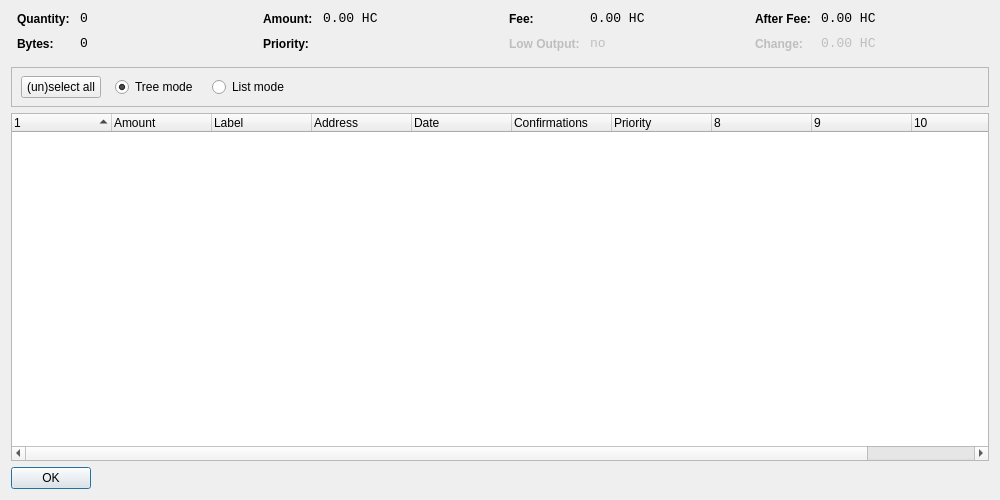
<?xml version="1.0" encoding="UTF-8"?>
<ui version="4.0">
 <class>CoinControlDialog</class>
 <widget class="QDialog" name="CoinControlDialog">
  <property name="geometry">
   <rect>
    <x>0</x>
    <y>0</y>
    <width>1000</width>
    <height>500</height>
   </rect>
  </property>
  <property name="windowTitle">
   <string>Coin Control</string>
  </property>
  <layout class="QVBoxLayout" name="verticalLayout">
   <item>
    <layout class="QHBoxLayout" name="horizontalLayoutTop" stretch="0,0,0,0">
     <property name="topMargin">
      <number>0</number>
     </property>
     <property name="bottomMargin">
      <number>10</number>
     </property>
     <item>
      <layout class="QFormLayout" name="formLayoutCoinControl1">
       <property name="horizontalSpacing">
        <number>10</number>
       </property>
       <property name="verticalSpacing">
        <number>10</number>
       </property>
       <property name="leftMargin">
        <number>6</number>
       </property>
       <property name="rightMargin">
        <number>6</number>
       </property>
       <item row="0" column="0">
        <widget class="QLabel" name="labelCoinControlQuantityText">
         <property name="styleSheet">
          <string notr="true">font-weight:bold;</string>
         </property>
         <property name="text">
          <string>Quantity:</string>
         </property>
        </widget>
       </item>
       <item row="0" column="1">
        <widget class="QLabel" name="labelCoinControlQuantity">
         <property name="font">
          <font>
           <family>Monospace</family>
           <pointsize>10</pointsize>
          </font>
         </property>
         <property name="cursor">
          <cursorShape>IBeamCursor</cursorShape>
         </property>
         <property name="contextMenuPolicy">
          <enum>Qt::ActionsContextMenu</enum>
         </property>
         <property name="text">
          <string notr="true">0</string>
         </property>
         <property name="textInteractionFlags">
          <set>Qt::LinksAccessibleByMouse|Qt::TextSelectableByKeyboard|Qt::TextSelectableByMouse</set>
         </property>
        </widget>
       </item>
       <item row="1" column="0">
        <widget class="QLabel" name="labelCoinControlBytesText">
         <property name="styleSheet">
          <string notr="true">font-weight:bold;</string>
         </property>
         <property name="text">
          <string>Bytes:</string>
         </property>
        </widget>
       </item>
       <item row="1" column="1">
        <widget class="QLabel" name="labelCoinControlBytes">
         <property name="font">
          <font>
           <family>Monospace</family>
           <pointsize>10</pointsize>
          </font>
         </property>
         <property name="cursor">
          <cursorShape>IBeamCursor</cursorShape>
         </property>
         <property name="contextMenuPolicy">
          <enum>Qt::ActionsContextMenu</enum>
         </property>
         <property name="text">
          <string notr="true">0</string>
         </property>
         <property name="textInteractionFlags">
          <set>Qt::LinksAccessibleByMouse|Qt::TextSelectableByKeyboard|Qt::TextSelectableByMouse</set>
         </property>
        </widget>
       </item>
      </layout>
     </item>
     <item>
      <layout class="QFormLayout" name="formLayoutCoinControl2">
       <property name="horizontalSpacing">
        <number>10</number>
       </property>
       <property name="verticalSpacing">
        <number>10</number>
       </property>
       <property name="leftMargin">
        <number>6</number>
       </property>
       <property name="rightMargin">
        <number>6</number>
       </property>
       <item row="0" column="0">
        <widget class="QLabel" name="labelCoinControlAmountText">
         <property name="styleSheet">
          <string notr="true">font-weight:bold;</string>
         </property>
         <property name="text">
          <string>Amount:</string>
         </property>
        </widget>
       </item>
       <item row="0" column="1">
        <widget class="QLabel" name="labelCoinControlAmount">
         <property name="font">
          <font>
           <family>Monospace</family>
           <pointsize>10</pointsize>
          </font>
         </property>
         <property name="cursor">
          <cursorShape>IBeamCursor</cursorShape>
         </property>
         <property name="contextMenuPolicy">
          <enum>Qt::ActionsContextMenu</enum>
         </property>
         <property name="text">
          <string notr="true">0.00 HC</string>
         </property>
         <property name="textInteractionFlags">
          <set>Qt::LinksAccessibleByMouse|Qt::TextSelectableByKeyboard|Qt::TextSelectableByMouse</set>
         </property>
        </widget>
       </item>
       <item row="1" column="0">
        <widget class="QLabel" name="labelCoinControlPriorityText">
         <property name="styleSheet">
          <string notr="true">font-weight:bold;</string>
         </property>
         <property name="text">
          <string>Priority:</string>
         </property>
        </widget>
       </item>
       <item row="1" column="1">
        <widget class="QLabel" name="labelCoinControlPriority">
         <property name="font">
          <font>
           <family>Monospace</family>
           <pointsize>10</pointsize>
          </font>
         </property>
         <property name="cursor">
          <cursorShape>IBeamCursor</cursorShape>
         </property>
         <property name="contextMenuPolicy">
          <enum>Qt::ActionsContextMenu</enum>
         </property>
         <property name="text">
          <string/>
         </property>
         <property name="textInteractionFlags">
          <set>Qt::LinksAccessibleByMouse|Qt::TextSelectableByKeyboard|Qt::TextSelectableByMouse</set>
         </property>
        </widget>
       </item>
      </layout>
     </item>
     <item>
      <layout class="QFormLayout" name="formLayoutCoinControl3">
       <property name="horizontalSpacing">
        <number>10</number>
       </property>
       <property name="verticalSpacing">
        <number>10</number>
       </property>
       <property name="leftMargin">
        <number>6</number>
       </property>
       <property name="rightMargin">
        <number>6</number>
       </property>
       <item row="0" column="0">
        <widget class="QLabel" name="labelCoinControlFeeText">
         <property name="styleSheet">
          <string notr="true">font-weight:bold;</string>
         </property>
         <property name="text">
          <string>Fee:</string>
         </property>
        </widget>
       </item>
       <item row="0" column="1">
        <widget class="QLabel" name="labelCoinControlFee">
         <property name="font">
          <font>
           <family>Monospace</family>
           <pointsize>10</pointsize>
          </font>
         </property>
         <property name="cursor">
          <cursorShape>IBeamCursor</cursorShape>
         </property>
         <property name="contextMenuPolicy">
          <enum>Qt::ActionsContextMenu</enum>
         </property>
         <property name="text">
          <string notr="true">0.00 HC</string>
         </property>
         <property name="textInteractionFlags">
          <set>Qt::LinksAccessibleByMouse|Qt::TextSelectableByKeyboard|Qt::TextSelectableByMouse</set>
         </property>
        </widget>
       </item>
       <item row="1" column="0">
        <widget class="QLabel" name="labelCoinControlLowOutputText">
         <property name="enabled">
          <bool>false</bool>
         </property>
         <property name="styleSheet">
          <string notr="true">font-weight:bold;</string>
         </property>
         <property name="text">
          <string>Low Output:</string>
         </property>
        </widget>
       </item>
       <item row="1" column="1">
        <widget class="QLabel" name="labelCoinControlLowOutput">
         <property name="enabled">
          <bool>false</bool>
         </property>
         <property name="font">
          <font>
           <family>Monospace</family>
           <pointsize>10</pointsize>
          </font>
         </property>
         <property name="cursor">
          <cursorShape>IBeamCursor</cursorShape>
         </property>
         <property name="contextMenuPolicy">
          <enum>Qt::ActionsContextMenu</enum>
         </property>
         <property name="text">
          <string notr="true">no</string>
         </property>
         <property name="textInteractionFlags">
          <set>Qt::LinksAccessibleByMouse|Qt::TextSelectableByKeyboard|Qt::TextSelectableByMouse</set>
         </property>
        </widget>
       </item>
      </layout>
     </item>
     <item>
      <layout class="QFormLayout" name="formLayoutCoinControl4">
       <property name="horizontalSpacing">
        <number>10</number>
       </property>
       <property name="verticalSpacing">
        <number>10</number>
       </property>
       <property name="leftMargin">
        <number>6</number>
       </property>
       <property name="rightMargin">
        <number>6</number>
       </property>
       <item row="0" column="0">
        <widget class="QLabel" name="labelCoinControlAfterFeeText">
         <property name="styleSheet">
          <string notr="true">font-weight:bold;</string>
         </property>
         <property name="text">
          <string>After Fee:</string>
         </property>
        </widget>
       </item>
       <item row="0" column="1">
        <widget class="QLabel" name="labelCoinControlAfterFee">
         <property name="font">
          <font>
           <family>Monospace</family>
           <pointsize>10</pointsize>
          </font>
         </property>
         <property name="cursor">
          <cursorShape>IBeamCursor</cursorShape>
         </property>
         <property name="contextMenuPolicy">
          <enum>Qt::ActionsContextMenu</enum>
         </property>
         <property name="text">
          <string notr="true">0.00 HC</string>
         </property>
         <property name="textInteractionFlags">
          <set>Qt::LinksAccessibleByMouse|Qt::TextSelectableByKeyboard|Qt::TextSelectableByMouse</set>
         </property>
        </widget>
       </item>
       <item row="1" column="0">
        <widget class="QLabel" name="labelCoinControlChangeText">
         <property name="enabled">
          <bool>false</bool>
         </property>
         <property name="styleSheet">
          <string notr="true">font-weight:bold;</string>
         </property>
         <property name="text">
          <string>Change:</string>
         </property>
        </widget>
       </item>
       <item row="1" column="1">
        <widget class="QLabel" name="labelCoinControlChange">
         <property name="enabled">
          <bool>false</bool>
         </property>
         <property name="font">
          <font>
           <family>Monospace</family>
           <pointsize>10</pointsize>
          </font>
         </property>
         <property name="cursor">
          <cursorShape>IBeamCursor</cursorShape>
         </property>
         <property name="contextMenuPolicy">
          <enum>Qt::ActionsContextMenu</enum>
         </property>
         <property name="text">
          <string notr="true">0.00 HC</string>
         </property>
         <property name="textInteractionFlags">
          <set>Qt::LinksAccessibleByMouse|Qt::TextSelectableByKeyboard|Qt::TextSelectableByMouse</set>
         </property>
        </widget>
       </item>
      </layout>
     </item>
    </layout>
   </item>
   <item>
    <widget class="QFrame" name="frame">
     <property name="minimumSize">
      <size>
       <width>0</width>
       <height>40</height>
      </size>
     </property>
     <property name="frameShape">
      <enum>QFrame::StyledPanel</enum>
     </property>
     <property name="frameShadow">
      <enum>QFrame::Sunken</enum>
     </property>
     <widget class="QWidget" name="horizontalLayoutWidget">
      <property name="geometry">
       <rect>
        <x>10</x>
        <y>0</y>
        <width>781</width>
        <height>41</height>
       </rect>
      </property>
      <layout class="QHBoxLayout" name="horizontalLayoutPanel" stretch="0,0,0,0,0">
       <property name="spacing">
        <number>14</number>
       </property>
       <item>
        <widget class="QPushButton" name="pushButtonSelectAll">
         <property name="sizePolicy">
          <sizepolicy hsizetype="Maximum" vsizetype="Fixed">
           <horstretch>0</horstretch>
           <verstretch>0</verstretch>
          </sizepolicy>
         </property>
         <property name="text">
          <string>(un)select all</string>
         </property>
        </widget>
       </item>
       <item>
        <widget class="QRadioButton" name="radioTreeMode">
         <property name="sizePolicy">
          <sizepolicy hsizetype="Maximum" vsizetype="Fixed">
           <horstretch>0</horstretch>
           <verstretch>0</verstretch>
          </sizepolicy>
         </property>
         <property name="text">
          <string>Tree mode</string>
         </property>
         <property name="checked">
          <bool>true</bool>
         </property>
        </widget>
       </item>
       <item>
        <widget class="QRadioButton" name="radioListMode">
         <property name="sizePolicy">
          <sizepolicy hsizetype="Maximum" vsizetype="Fixed">
           <horstretch>0</horstretch>
           <verstretch>0</verstretch>
          </sizepolicy>
         </property>
         <property name="text">
          <string>List mode</string>
         </property>
        </widget>
       </item>
       <item>
        <spacer name="horizontalSpacer">
         <property name="orientation">
          <enum>Qt::Horizontal</enum>
         </property>
         <property name="sizeHint" stdset="0">
          <size>
           <width>40</width>
           <height>20</height>
          </size>
         </property>
        </spacer>
       </item>
      </layout>
     </widget>
    </widget>
   </item>
   <item>
    <widget class="CoinControlTreeWidget" name="treeWidget">
     <property name="contextMenuPolicy">
      <enum>Qt::CustomContextMenu</enum>
     </property>
     <property name="sortingEnabled">
      <bool>false</bool>
     </property>
     <property name="columnCount">
      <number>11</number>
     </property>
     <attribute name="headerShowSortIndicator" stdset="0">
      <bool>true</bool>
     </attribute>
     <attribute name="headerStretchLastSection">
      <bool>false</bool>
     </attribute>
     <column>
      <property name="text">
       <string/>
      </property>
     </column>
     <column>
      <property name="text">
       <string>Amount</string>
      </property>
     </column>
     <column>
      <property name="text">
       <string>Label</string>
      </property>
     </column>
     <column>
      <property name="text">
       <string>Address</string>
      </property>
     </column>
     <column>
      <property name="text">
       <string>Date</string>
      </property>
     </column>
     <column>
      <property name="text">
       <string>Confirmations</string>
      </property>
      <property name="toolTip">
       <string>Confirmed</string>
      </property>
     </column>
     <column>
      <property name="text">
       <string>Priority</string>
      </property>
     </column>
     <column>
      <property name="text">
       <string/>
      </property>
     </column>
     <column>
      <property name="text">
       <string/>
      </property>
     </column>
     <column>
      <property name="text">
       <string/>
      </property>
     </column>
     <column>
      <property name="text">
       <string/>
      </property>
     </column>
    </widget>
   </item>
   <item>
    <widget class="QDialogButtonBox" name="buttonBox">
     <property name="sizePolicy">
      <sizepolicy hsizetype="Maximum" vsizetype="Fixed">
       <horstretch>0</horstretch>
       <verstretch>0</verstretch>
      </sizepolicy>
     </property>
     <property name="orientation">
      <enum>Qt::Horizontal</enum>
     </property>
     <property name="standardButtons">
      <set>QDialogButtonBox::Ok</set>
     </property>
    </widget>
   </item>
  </layout>
 </widget>
 <customwidgets>
  <customwidget>
   <class>CoinControlTreeWidget</class>
   <extends>QTreeWidget</extends>
   <header>coincontroltreewidget.h</header>
  </customwidget>
 </customwidgets>
 <resources/>
 <connections/>
</ui>
